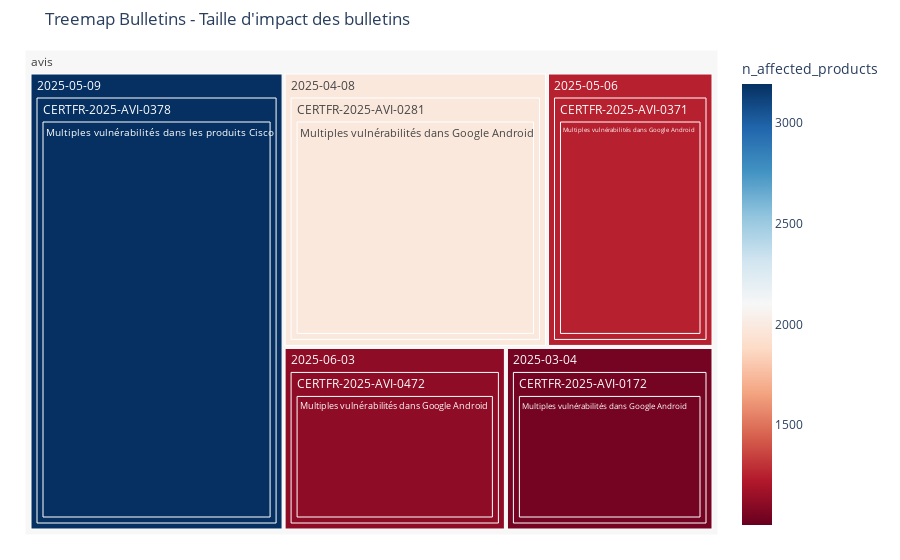

The code cell stored with this chart in its notebook:
### Markdown cell above
### Treemap Bulletins, pour la taille d'impact des bulletins

Déniche les bulletins "massifs", parfois sous-estimés

### Code cell
import plotly.express as px

# Définir la date limite (6 mois avant aujourd'hui)
date_limite = pd.Timestamp.now() - pd.DateOffset(months=4)

# Calcul le nombre de produits affectés par CVE
df["n_affected_products"] = df["versions"].apply(lambda x: len(str(x).split("|")) if pd.notnull(x) else 0)

# Filtre pour les 100 plus impactants
top_50_alertes_avis = df[df["type"].isin(["alerte", "avis"])].nlargest(200, "n_affected_products")

# Filtrer les bulletins récents
bulletins_recents = top_50_alertes_avis[top_50_alertes_avis["date"] >= date_limite]

# Agrégation pour la treemap
treemap_data = bulletins_recents.groupby(["type", "id_anssi", "date"]).agg(
    n_affected_products=("n_affected_products", "sum"),
    titre=("titre", "first")
).reset_index()


treemap_data = treemap_data.sort_values(by="n_affected_products", ascending=False)


# Créer une treemap avec plotly.express
fig = px.treemap(
    treemap_data,
    path=["type", "date","id_anssi", "titre"],
    color="n_affected_products",
    values="n_affected_products",
    color_continuous_scale='RdBu',
    color_continuous_midpoint=np.average(treemap_data['n_affected_products'], weights=treemap_data['n_affected_products'])
)

fig.update_layout(
    title="Treemap Bulletins - Taille d'impact des bulletins",
    margin=dict(t=50, l=25, r=25, b=25)
)

fig.show()

### Figure 1 — Plotly figure (JSON) as saved in the notebook; plotly's stock layout.template omitted (floating-point values rounded to 4 significant figures)
{"data": [{"branchvalues": "total", "customdata": [[1045], [1982], [1253], [1119], [3191], [1045], [1982], [1253], [3191], [1119], [1045], [1982], [1253], [3191], [1119], [2098.0]], "domain": {"x": [0, 1], "y": [0, 1]}, "hovertemplate": "labels=%{label}<br>n_affected_products_sum=%{value}<br>parent=%{parent}<br>id=%{id}<br>n_affected_products=%{color}<extra></extra>", "ids": ["avis/2025-03-04/CERTFR-2025-AVI-0172/Multiples vulnérabilités dans Google Android", "avis/2025-04-08/CERTFR-2025-AVI-0281/Multiples vulnérabilités dans Google Android", "avis/2025-05-06/CERTFR-2025-AVI-0371/Multiples vulnérabilités dans Google Android", "avis/2025-06-03/CERTFR-2025-AVI-0472/Multiples vulnérabilités dans Google Android", "avis/2025-05-09/CERTFR-2025-AVI-0378/Multiples vulnérabilités dans les produits Cisco", "avis/2025-03-04/CERTFR-2025-AVI-0172", "avis/2025-04-08/CERTFR-2025-AVI-0281", "avis/2025-05-06/CERTFR-2025-AVI-0371", "avis/2025-05-09/CERTFR-2025-AVI-0378", "avis/2025-06-03/CERTFR-2025-AVI-0472", "avis/2025-03-04", "avis/2025-04-08", "avis/2025-05-06", "avis/2025-05-09", "avis/2025-06-03", "avis"], "labels": ["Multiples vulnérabilités dans Google Android", "Multiples vulnérabilités dans Google Android", "Multiples vulnérabilités dans Google Android", "Multiples vulnérabilités dans Google Android", "Multiples vulnérabilités dans les produits Cisco", "CERTFR-2025-AVI-0172", "CERTFR-2025-AVI-0281", "CERTFR-2025-AVI-0371", "CERTFR-2025-AVI-0378", "CERTFR-2025-AVI-0472", "2025-03-04", "2025-04-08", "2025-05-06", "2025-05-09", "2025-06-03", "avis"], "marker": {"coloraxis": "coloraxis", "colors": [1045, 1982, 1253, 1119, 3191, 1045, 1982, 1253, 3191, 1119, 1045, 1982, 1253, 3191, 1119, 2098.0]}, "name": "", "parents": ["avis/2025-03-04/CERTFR-2025-AVI-0172", "avis/2025-04-08/CERTFR-2025-AVI-0281", "avis/2025-05-06/CERTFR-2025-AVI-0371", "avis/2025-06-03/CERTFR-2025-AVI-0472", "avis/2025-05-09/CERTFR-2025-AVI-0378", "avis/2025-03-04", "avis/2025-04-08", "avis/2025-05-06", "avis/2025-05-09", "avis/2025-06-03", "avis", "avis", "avis", "avis", "avis", ""], "type": "treemap", "values": [1045, 1982, 1253, 1119, 3191, 1045, 1982, 1253, 3191, 1119, 1045, 1982, 1253, 3191, 1119, 8590]}], "layout": {"coloraxis": {"cmid": 2098.0, "colorbar": {"title": {"text": "n_affected_products"}}, "colorscale": [[0, "rgb(103,0,31)"], [0.1, "rgb(178,24,43)"], [0.2, "rgb(214,96,77)"], [0.3, "rgb(244,165,130)"], [0.4, "rgb(253,219,199)"], [0.5, "rgb(247,247,247)"], [0.6, "rgb(209,229,240)"], [0.7, "rgb(146,197,222)"], [0.8, "rgb(67,147,195)"], [0.9, "rgb(33,102,172)"], [1, "rgb(5,48,97)"]]}, "legend": {"tracegroupgap": 0}, "margin": {"b": 25, "l": 25, "r": 25, "t": 50}, "title": {"text": "Treemap Bulletins - Taille d'impact des bulletins"}}}
